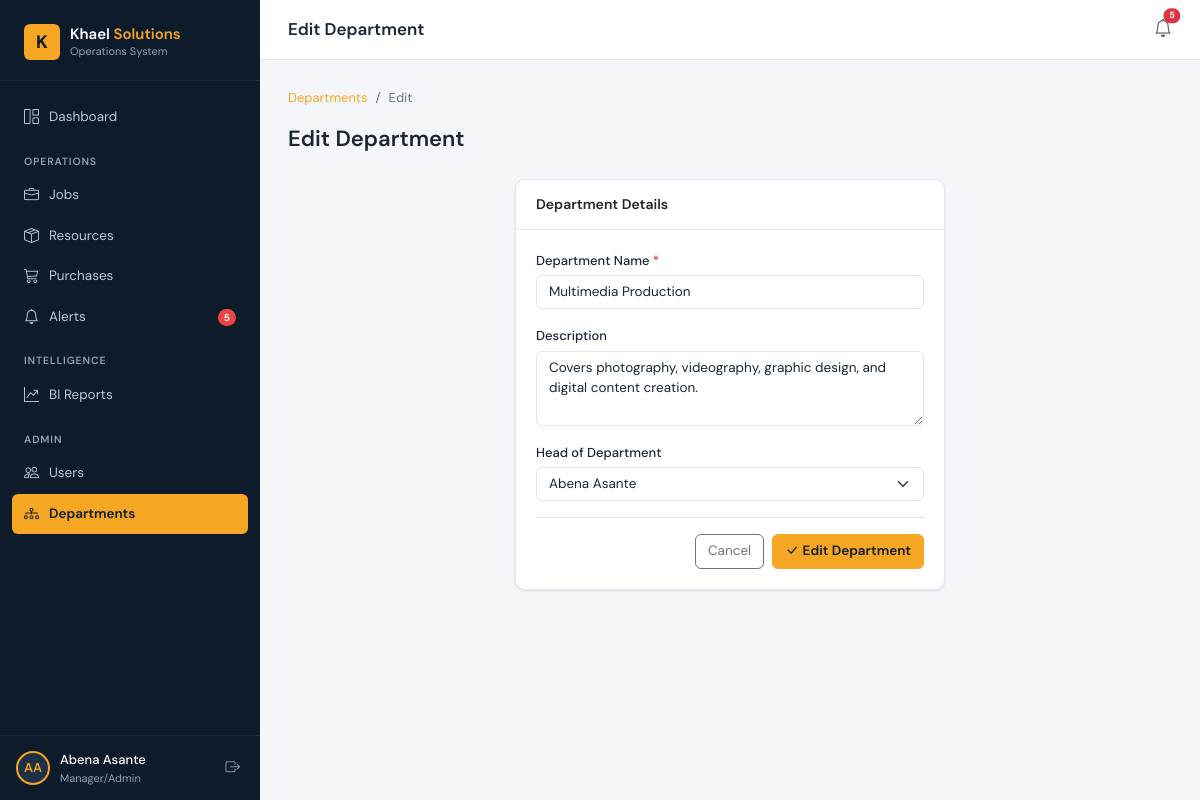
The app's page /departments/3/edit/ (signed in) with its own data.
### core/models.py (models this page shows, shortened)
class User(AbstractUser):
    class Role(models.TextChoices):
        SUPER_ADMIN = 'super_admin', 'Super Admin'
        MANAGER     = 'manager',     'Manager/Admin'
        STAFF       = 'staff',       'Department Staff'
    role = models.CharField(max_length=20, choices=Role.choices, default=Role.STAFF)
    groups = models.ManyToManyField(
        'auth.Group', related_name='core_user_set', blank=True,
    )
    user_permissions = models.ManyToManyField(
        'auth.Permission', related_name='core_user_set', blank=True,
    )
    class Meta:
        verbose_name = 'User'
        verbose_name_plural = 'Users'
        ordering = ['username']

class Department(models.Model):
    name        = models.CharField(max_length=100, unique=True)
    description = models.TextField(blank=True)
    hod         = models.ForeignKey(
        User, on_delete=models.SET_NULL, null=True, blank=True,
        related_name='headed_departments', verbose_name='Head of Department',
    )
    created_at = models.DateTimeField(auto_now_add=True)
    updated_at = models.DateTimeField(auto_now=True)
    class Meta:
        ordering = ['name']

### core/views.py (the view, shortened to what this page needs)
# urls.py: path('departments/<int:pk>/edit/',    DepartmentEditView.as_view(),   name='department_edit'),
class DepartmentEditView(ManagerRequiredMixin, View):
    template_name = 'departments/department_form.html'
    def get(self, request, pk):
        dept = get_object_or_404(Department, pk=pk)
        return render(request, self.template_name, {
            'dept':     dept,
            'managers': User.objects.filter(role__in=['manager', 'super_admin']),
            'action':   'Edit',
        })

### core/context_processors.py (called while the page is built)
def global_context(request):
    if not request.user.is_authenticated:
        return {}
    from core.models import Alert
    return {
        'alert_count': Alert.objects.filter(resolved=False).count(),
    }

### core/permissions.py (called while the page is built)
    def dispatch(self, request, *args, **kwargs):
        if not request.user.is_authenticated:
            return self.handle_no_permission()
        if request.user.role not in self.allowed_roles:
            raise PermissionDenied
        return super().dispatch(request, *args, **kwargs)

### templates/departments/department_form.html (shortened to what this page needs)
{% extends 'base.html' %}
{% block topbar_title %}{{ action }} Department{% endblock %}
{% block content %}
<nav aria-label="breadcrumb">
  <ol class="breadcrumb">
    <li class="breadcrumb-item"><a href="{% url 'core:department_list' %}">Departments</a></li>
    <li class="breadcrumb-item active">{{ action }}</li>
  </ol>
</nav>
<div class="page-header"><div><h1>{{ action }} Department</h1></div></div>
<div class="row justify-content-center">
  <div class="col-lg-6">
    <div class="card">
      <div class="card-header"><h6>Department Details</h6></div>
      <div class="card-body">
        <form method="post">
          <div class="mb-3">
            <label class="form-label">Department Name <span class="text-danger">*</span></label>
            <input type="text" name="name" class="form-control" value="{{ dept.name|default:'' }}" placeholder="e.g. Printing Services" required />
          </div>
          <div class="mb-3">
            <label class="form-label">Description</label>
            <textarea name="description" class="form-control" rows="3" placeholder="Brief description of this department's services...">{{ dept.description|default:'' }}</textarea>
          </div>
          <div class="mb-3">
            <label class="form-label">Head of Department</label>
            <select name="hod" class="form-select">
              {% for mgr in managers %}
              <option value="{{ mgr.pk }}" {% if dept and dept.hod_id == mgr.pk %}selected{% endif %}>{{ mgr.get_full_name|default:mgr.username }}</option>
              {% endfor %}
            </select>
          </div>
          <div class="d-flex justify-content-end gap-2 pt-3 border-top">
            <a href="{% url 'core:department_list' %}" class="btn btn-outline-secondary">Cancel</a>
            <button type="submit" class="btn btn-primary"><i class="bi bi-check-lg me-1"></i>{{ action }} Department</button>
          </div>
        </form>
      </div>
    </div>
  </div>
</div>
{% endblock %}

### templates/base.html (shortened to what this page needs)
<!DOCTYPE html>
<html lang="en">
<head>
  <link href="https://cdnjs.cloudflare.com/ajax/libs/bootstrap/5.3.2/css/bootstrap.min.css" rel="stylesheet" />
  <link href="https://cdnjs.cloudflare.com/ajax/libs/bootstrap-icons/1.11.3/font/bootstrap-icons.min.css" rel="stylesheet" />
  {% load static %}
  <link rel="stylesheet" href="{% static 'css/main.css' %}" />
</head>
<body>
<div id="wrapper">
  <nav id="sidebar">
    <div class="sidebar-brand">
      <a href="{% url 'core:dashboard' %}" class="brand-logo">
        <div class="brand-icon">K</div>
        <div>
          <div class="brand-name">Khael <span>Solutions</span></div>
          <div class="brand-sub">Operations System</div>
        </div>
      </a>
    </div>
    <div class="sidebar-nav">
      <ul class="list-unstyled mb-0">
        <li class="nav-item">
          <a href="{% url 'core:dashboard' %}" class="{% if request.resolver_match.url_name == 'dashboard' %}active{% endif %}">
            <i class="bi bi-grid-1x2"></i> Dashboard
          </a>
        </li>
        <div class="nav-section-label">Operations</div>
        <li class="nav-item">
          <a href="{% url 'core:job_list' %}" class="{% if 'job' in request.resolver_match.url_name %}active{% endif %}">
            <i class="bi bi-briefcase"></i> Jobs
          </a>
        </li>
        <li class="nav-item">
          <a href="{% url 'core:resource_list' %}" class="{% if 'resource' in request.resolver_match.url_name %}active{% endif %}">
            <i class="bi bi-box-seam"></i> Resources
          </a>
        </li>
        {% if user.role in 'super_admin,manager' %}
        <li class="nav-item">
          <a href="{% url 'core:purchase_list' %}" class="{% if 'purchase' in request.resolver_match.url_name %}active{% endif %}">
            <i class="bi bi-cart3"></i> Purchases
          </a>
        </li>
        {% endif %}
        <li class="nav-item">
          <a href="{% url 'core:alert_list' %}" class="{% if 'alert' in request.resolver_match.url_name %}active{% endif %}">
            <i class="bi bi-bell"></i> Alerts
            {% if alert_count > 0 %}
              <span class="nav-badge">{{ alert_count }}</span>
            {% endif %}
          </a>
        </li>
        {% if user.role in 'super_admin,manager' %}
        <div class="nav-section-label">Intelligence</div>
        <li class="nav-item">
          <a href="{% url 'core:report_list' %}" class="{% if 'report' in request.resolver_match.url_name %}active{% endif %}">
            <i class="bi bi-graph-up-arrow"></i> BI Reports
          </a>
        </li>
        {% endif %}
        {% if user.role in 'super_admin,manager' %}
        <div class="nav-section-label">Admin</div>
        <li class="nav-item">
          <a href="{% url 'core:user_list' %}" class="{% if 'user' in request.resolver_match.url_name %}active{% endif %}">
            <i class="bi bi-people"></i> Users
          </a>
        </li>
        <li class="nav-item">
          <a href="{% url 'core:department_list' %}" class="{% if 'department' in request.resolver_match.url_name %}active{% endif %}">
            <i class="bi bi-diagram-3"></i> Departments
          </a>
        </li>
        {% endif %}
      </ul>
    </div>
    <div class="sidebar-user">
      <div class="user-avatar">{{ user.first_name|slice:":1"|upper }}{{ user.last_name|slice:":1"|upper }}</div>
      <div class="user-info">
        <div class="user-name">{{ user.get_full_name|default:user.username }}</div>
        <div class="user-role">{{ user.get_role_display }}</div>
      </div>
      <form method="post" action="{% url 'core:logout' %}">
        <button type="submit" class="logout-btn" title="Logout">
          <i class="bi bi-box-arrow-right"></i>
        </button>
      </form>
    </div>
  </nav>
  <div id="main-content">
    <div class="topbar">
      <div class="d-flex align-items-center gap-3">
        <span class="topbar-title">{% block topbar_title %}{% endblock %}</span>
      </div>
      <div class="topbar-actions">
        <a href="{% url 'core:alert_list' %}" class="position-relative text-muted" style="font-size:18px; text-decoration:none;">
          <i class="bi bi-bell"></i>
          {% if alert_count > 0 %}
            <span class="position-absolute top-0 start-100 translate-middle badge rounded-pill bg-danger" style="font-size:9px;">{{ alert_count }}</span>
          {% endif %}
        </a>
      </div>
    </div>
    <div class="page-body">
      {% block content %}{% endblock %}
    </div>
  </div>
</div>
{% load static %}
</body>
</html>

### records on screen
User: first_name "A", last_name "A", get_full_name "Abena Asante", role "Manager/Admin"
Department: name "Multimedia Production", description "Covers photography, videography, graphic design, and digital content creation.", hod "Abena Asante"

### other values on screen
{{ alert_count }} "5"
{{ action }} "Edit"
